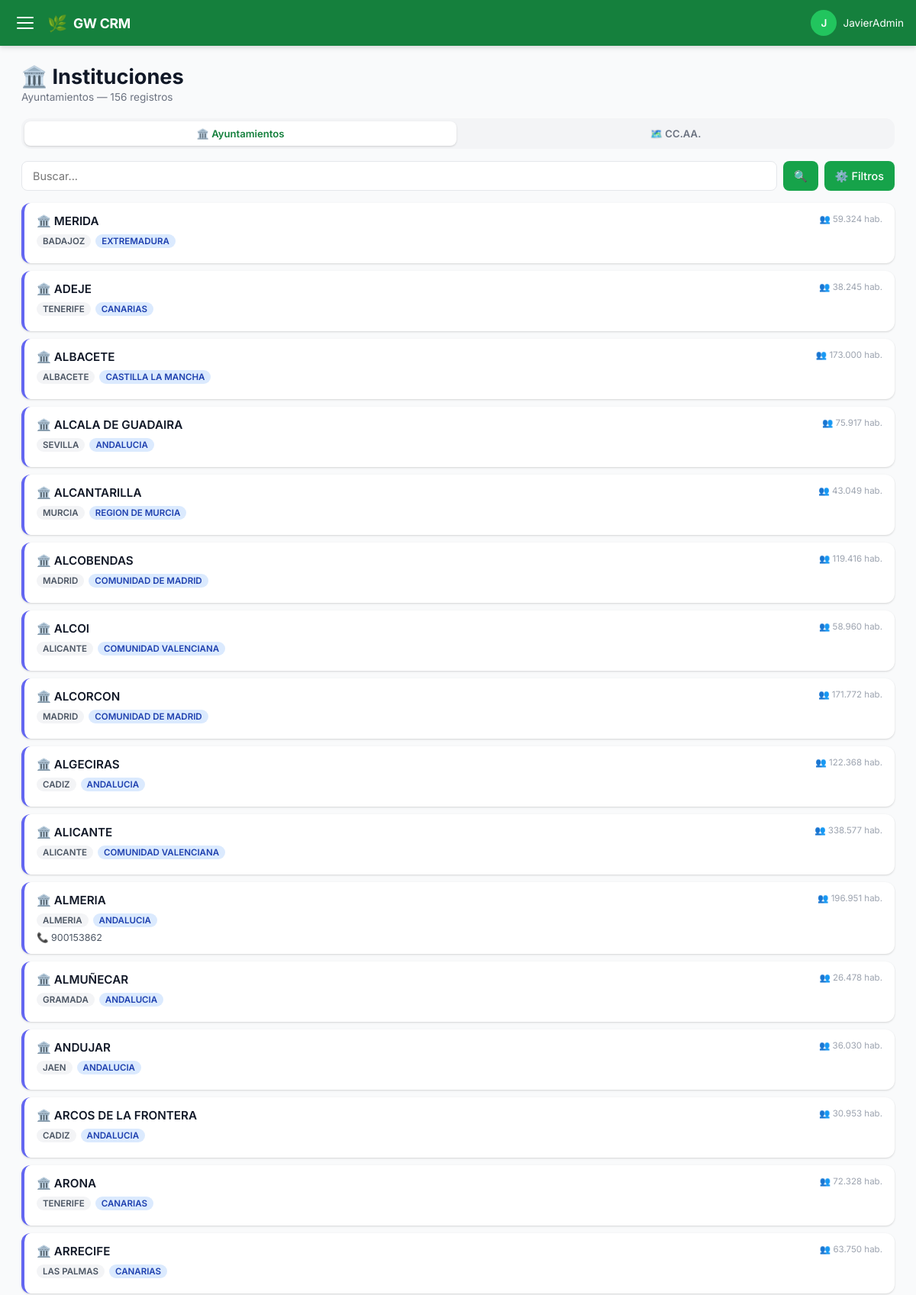
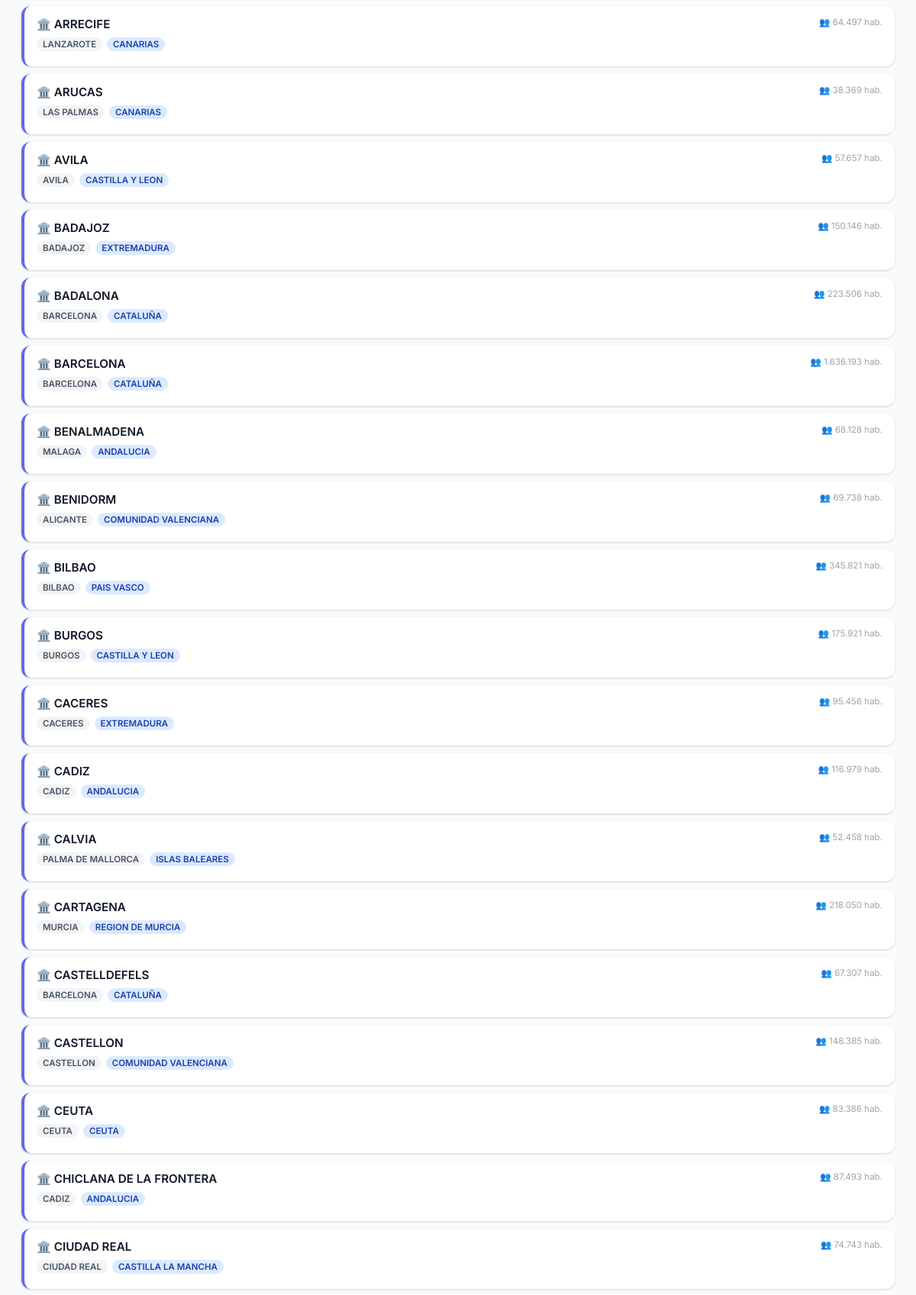
Page /crm/pages/instituciones.php (signed in, upper part) on the committed database (2 pictures, top to bottom).
### tables this page shows
CREATE TABLE `m_ayuntamientos` (
  `IDAYUNTAMIENTO` int(11) NOT NULL,
  `REFERENCIA` varchar(100) DEFAULT NULL,
  `N_AYUNTAMIENTO` varchar(100) DEFAULT NULL,
  `CCAA` varchar(100) DEFAULT NULL,
  `ALCALDE` varchar(100) DEFAULT NULL,
  `P_CONTACTO` varchar(10) DEFAULT NULL,
  `CARGO` varchar(100) DEFAULT NULL,
  `TLF_FIJO` varchar(20) DEFAULT NULL,
  `TLF_MOVIL` varchar(20) DEFAULT NULL,
  `DOMICILIO` varchar(200) DEFAULT NULL,
  `COD_POSTAL` varchar(20) DEFAULT NULL,
  `POBLACION` varchar(50) DEFAULT NULL,
  `PROVINCIA` varchar(500) DEFAULT NULL,
  `HABITANTES` varchar(20) DEFAULT NULL,
  `P_AUTO` varchar(100) DEFAULT NULL,
  `EMAIL` varchar(100) DEFAULT NULL,
  `WASAP` varchar(20) DEFAULT NULL,
  `COMENTARIOS` varchar(500) DEFAULT NULL,
  `Activo` bit(1) DEFAULT b'1',
  `FECREACION` timestamp NOT NULL DEFAULT current_timestamp(),
  `FEMODIFICACION` timestamp NOT NULL DEFAULT current_timestamp() ON UPDATE current_timestamp()
);

### crm/pages/instituciones.php (the view, shortened to what this page needs)
<?php
$db = getDB();
$tipo   = $_GET['tipo'] ?? 'ayuntamientos';
$buscar = trim($_GET['buscar'] ?? '');
$limit  = 50;
$offset = 0;
if ($tipo === 'ayuntamientos') {
    $where  = "Activo = 1";
    $stmtCount = $db->prepare("SELECT COUNT(*) FROM m_ayuntamientos WHERE {$where}");
    $stmtCount->execute();
    $total = (int)$stmtCount->fetchColumn();
    $stmt = $db->prepare("SELECT * FROM m_ayuntamientos WHERE {$where} ORDER BY N_AYUNTAMIENTO LIMIT {$limit} OFFSET {$offset}");
    $stmt->execute();
    $rows = $stmt->fetchAll();
}
include __DIR__ . '/../includes/header.php';
?>
<div class="page-header">
    <h1 class="page-title">
        <?= $tipo === 'ayuntamientos' ? '🏛️' : '🗺️' ?>
        Instituciones
    </h1>
    <p class="page-subtitle"><?= $tipo === 'ayuntamientos' ? 'Ayuntamientos' : 'Comunidades Autónomas' ?> — <?= $total ?> registros</p>
</div>
<div class="tabs">
    <button class="tab-btn <?= $tipo === 'ayuntamientos' ? 'active' : '' ?>"
        onclick="location.href='instituciones.php?tipo=ayuntamientos'">🏛️ Ayuntamientos</button>
    <button class="tab-btn <?= $tipo === 'ccaa' ? 'active' : '' ?>"
        onclick="location.href='instituciones.php?tipo=ccaa'">🗺️ CC.AA.</button>
</div>
<form method="GET" action="instituciones.php" id="searchForm">
    <div class="search-bar">
        <input type="text" name="buscar" id="searchInput"
            class="search-input"
            placeholder="Buscar..."
            value="<?= htmlspecialchars($buscar) ?>">
        <?php if ($tipo === 'ayuntamientos'): ?>
        <button type="submit" class="search-btn">🔍</button>
        <button type="button" class="filter-btn" data-toggle-filter>⚙️ Filtros</button>
        <?php endif; ?>
    </div>
</form>
<?php if (empty($rows)): ?>
    <div class="card"><div class="empty-state"><div class="empty-icon">🔍</div><p>No se encontraron resultados.</p></div></div>
<?php elseif ($tipo === 'ayuntamientos'): ?>
<div class="exp-list" id="expList" style="display:grid;grid-template-columns:1fr;gap:10px;">
    <?php foreach ($rows as $a):
        $id     = (int)$a['IDAYUNTAMIENTO'];
        $nombre = htmlspecialchars($a['N_AYUNTAMIENTO'] ?? '');
        $ccaa   = htmlspecialchars($a['CCAA'] ?? '');
        $prov   = htmlspecialchars($a['PROVINCIA'] ?? '');
        $hab    = htmlspecialchars(trim($a['HABITANTES'] ?? ''));
        $tlf    = htmlspecialchars($a['TLF_FIJO'] ?? '');
    ?>
        <div class="exp-card" data-id="ay-<?= $id ?>" style="border-left-color:#6366f1">
            <div class="exp-card-header">
                <span class="exp-name">🏛️ <?= $nombre ?></span>
                <?php if ($hab): ?><span class="exp-date">👥 <?= $hab ?> hab.</span><?php endif; ?>
            </div>
            <div class="exp-card-meta">
                <?php if ($prov): ?><span class="badge badge-gray"><?= $prov ?></span><?php endif; ?>
                <?php if ($ccaa): ?><span class="badge badge-blue"><?= $ccaa ?></span><?php endif; ?>
            </div>
            <div class="exp-contact">
                <?php if ($tlf): ?><span>📞 <?= $tlf ?></span><?php endif; ?>
            </div>
        </div>
    <?php endforeach; ?>
</div>
<?php endif; ?>
<?php include __DIR__ . '/../includes/footer.php'; ?>

### crm/assets/css/style.css (style rules this page uses)
:root { --green-50: #f0fdf4; --green-100: #dcfce7; --green-200: #bbf7d0; --green-400: #4ade80; --green-500: #22c55e; --green-600: #16a34a; --green-700: #15803d; --green-800: #166534; --green-900: #14532d; --gray-50: #f9fafb; --gray-100: #f3f4f6; --gray-200: #e5e7eb; --gray-300: #d1d5db; --gray-400: #9ca3af; --gray-500: #6b7280; --gray-600: #4b5563; --gray-700: #374151; --gray-800: #1f2937; --gray-900: #111827; --sidebar-width: 280px; --topbar-height: 60px; --radius: 12px; --radius-sm: 8px; --shadow: 0 1px 3px rgba(0,0,0,.10), 0 1px 2px rgba(0,0,0,.06); --shadow-md: 0 4px 6px rgba(0,0,0,.07), 0 2px 4px rgba(0,0,0,.06); --shadow-lg: 0 10px 15px rgba(0,0,0,.10), 0 4px 6px rgba(0,0,0,.05); --transition: 0.25s cubic-bezier(.4,0,.2,1); }
* { box-sizing: border-box; margin: 0; padding: 0; }
html { font-size: 16px; }
body { font-family: 'Inter', system-ui, sans-serif; background: var(--gray-50); color: var(--gray-800); min-height: 100vh; -webkit-font-smoothing: antialiased; }
.page-header { margin-bottom: 20px; }
.page-title { font-size: 1.4rem; font-weight: 700; color: var(--gray-900); display: flex; align-items: center; gap: 8px; }
.page-subtitle { color: var(--gray-500); font-size: 0.85rem; margin-top: 2px; }
.exp-list { display: flex; flex-direction: column; gap: 10px; }
.exp-card { background: #fff; border-radius: var(--radius); box-shadow: var(--shadow); padding: 14px 16px; display: flex; flex-direction: column; gap: 6px; border-left: 4px solid var(--green-400); transition: box-shadow var(--transition), transform var(--transition); cursor: pointer; }
.exp-card-header { display: flex; justify-content: space-between; align-items: flex-start; }
.exp-name { font-weight: 600; font-size: 0.95rem; color: var(--gray-900); }
.exp-date { font-size: 0.72rem; color: var(--gray-400); white-space: nowrap; }
.exp-card-meta { display: flex; flex-wrap: wrap; gap: 6px; margin-top: 2px; }
.badge { display: inline-flex; align-items: center; padding: 2px 8px; border-radius: 99px; font-size: 0.72rem; font-weight: 600; white-space: nowrap; }
.badge-blue { background: #dbeafe; color: #1e40af; }
.badge-gray { background: var(--gray-100); color: var(--gray-600); }
.exp-contact { display: flex; flex-wrap: wrap; gap: 10px; font-size: 0.78rem; color: var(--gray-600); }
.exp-contact span { display: flex; align-items: center; gap: 4px; }
.search-bar { display: flex; gap: 8px; margin-bottom: 16px; }
.search-input { flex: 1; padding: 10px 14px; border: 1.5px solid var(--gray-200); border-radius: var(--radius-sm); font-size: 0.9rem; font-family: inherit; outline: none; background: #fff; transition: border-color var(--transition); }
.filter-btn { padding: 10px 14px; background: var(--green-600); color: #fff; border: none; border-radius: var(--radius-sm); cursor: pointer; font-size: 0.9rem; display: flex; align-items: center; gap: 6px; font-family: inherit; font-weight: 500; transition: background var(--transition); white-space: nowrap; }
.search-btn { padding: 10px 14px; background: var(--green-600); color: #fff; border: none; border-radius: var(--radius-sm); cursor: pointer; font-size: 0.9rem; font-family: inherit; font-weight: 500; transition: background var(--transition); white-space: nowrap; }
.tabs { display: flex; gap: 4px; background: var(--gray-100); padding: 4px; border-radius: var(--radius); margin-bottom: 16px; }
.tab-btn { flex: 1; padding: 8px 12px; background: none; border: none; border-radius: 8px; font-size: 0.82rem; font-weight: 600; cursor: pointer; font-family: inherit; color: var(--gray-500); transition: background var(--transition), color var(--transition); }
.tab-btn.active { background: #fff; color: var(--green-700); box-shadow: var(--shadow); }
@media (min-width: 768px) { .page-title { font-size: 1.7rem; } }

### rows in the picture
m_ayuntamientos: N_AYUNTAMIENTO "MERIDA", HABITANTES "59.324", PROVINCIA "BADAJOZ", CCAA "EXTREMADURA"
m_ayuntamientos: N_AYUNTAMIENTO "ADEJE", HABITANTES "38.245", PROVINCIA "TENERIFE", CCAA "CANARIAS"
m_ayuntamientos: N_AYUNTAMIENTO "ALBACETE", HABITANTES "173.000", PROVINCIA "ALBACETE", CCAA "CASTILLA LA MANCHA"
m_ayuntamientos: N_AYUNTAMIENTO "ALCALA DE GUADAIRA", HABITANTES "75.917", PROVINCIA "SEVILLA", CCAA "ANDALUCIA"
m_ayuntamientos: N_AYUNTAMIENTO "ALCANTARILLA", HABITANTES "43.049", PROVINCIA "MURCIA", CCAA "REGION DE MURCIA"
m_ayuntamientos: N_AYUNTAMIENTO "ALCOBENDAS", HABITANTES "119.416", PROVINCIA "MADRID", CCAA "COMUNIDAD DE MADRID"
m_ayuntamientos: N_AYUNTAMIENTO "ALCOI", HABITANTES "58.960", PROVINCIA "ALICANTE", CCAA "COMUNIDAD VALENCIANA"
m_ayuntamientos: N_AYUNTAMIENTO "ALCORCON", HABITANTES "171.772", PROVINCIA "MADRID", CCAA "COMUNIDAD DE MADRID"
m_ayuntamientos: N_AYUNTAMIENTO "ALGECIRAS", HABITANTES "122.368", PROVINCIA "CADIZ", CCAA "ANDALUCIA"
m_ayuntamientos: N_AYUNTAMIENTO "ALICANTE", HABITANTES "338.577", PROVINCIA "ALICANTE", CCAA "COMUNIDAD VALENCIANA"
m_ayuntamientos: N_AYUNTAMIENTO "ALMERIA", HABITANTES "196.951", PROVINCIA "ALMERIA", CCAA "ANDALUCIA", TLF_FIJO "900153862"
m_ayuntamientos: N_AYUNTAMIENTO "ALMUÑECAR", HABITANTES "26.478", PROVINCIA "GRAMADA", CCAA "ANDALUCIA"
m_ayuntamientos: N_AYUNTAMIENTO "ANDUJAR", HABITANTES "36.030", PROVINCIA "JAEN", CCAA "ANDALUCIA"
m_ayuntamientos: N_AYUNTAMIENTO "ARCOS DE LA FRONTERA", HABITANTES "30.953", PROVINCIA "CADIZ", CCAA "ANDALUCIA"
m_ayuntamientos: N_AYUNTAMIENTO "ARONA", HABITANTES "72.328", PROVINCIA "TENERIFE", CCAA "CANARIAS"
m_ayuntamientos: N_AYUNTAMIENTO "ARRECIFE", HABITANTES "63.750", PROVINCIA "LAS PALMAS", CCAA "CANARIAS"
m_ayuntamientos: N_AYUNTAMIENTO "ARRECIFE", HABITANTES "64.497", PROVINCIA "LANZAROTE", CCAA "CANARIAS"
m_ayuntamientos: N_AYUNTAMIENTO "ARUCAS", HABITANTES "38.369", PROVINCIA "LAS PALMAS", CCAA "CANARIAS"
m_ayuntamientos: N_AYUNTAMIENTO "AVILA", HABITANTES "57.657", PROVINCIA "AVILA", CCAA "CASTILLA Y LEON"
m_ayuntamientos: N_AYUNTAMIENTO "BADAJOZ", HABITANTES "150.146", PROVINCIA "BADAJOZ", CCAA "EXTREMADURA"
m_ayuntamientos: N_AYUNTAMIENTO "BADALONA", HABITANTES "223.506", PROVINCIA "BARCELONA", CCAA "CATALUÑA"
m_ayuntamientos: N_AYUNTAMIENTO "BARCELONA", HABITANTES "1.636.193", PROVINCIA "BARCELONA", CCAA "CATALUÑA"
m_ayuntamientos: N_AYUNTAMIENTO "BENALMADENA", HABITANTES "68.128", PROVINCIA "MALAGA", CCAA "ANDALUCIA"
m_ayuntamientos: N_AYUNTAMIENTO "BENIDORM", HABITANTES "69.738", PROVINCIA "ALICANTE", CCAA "COMUNIDAD VALENCIANA"
m_ayuntamientos: N_AYUNTAMIENTO "BILBAO", HABITANTES "345.821", PROVINCIA "BILBAO", CCAA "PAIS VASCO"
m_ayuntamientos: N_AYUNTAMIENTO "BURGOS", HABITANTES "175.921", PROVINCIA "BURGOS", CCAA "CASTILLA Y LEON"
m_ayuntamientos: N_AYUNTAMIENTO "CACERES", HABITANTES "95.456", PROVINCIA "CACERES", CCAA "EXTREMADURA"
m_ayuntamientos: N_AYUNTAMIENTO "CADIZ", HABITANTES "116.979", PROVINCIA "CADIZ", CCAA "ANDALUCIA"
m_ayuntamientos: N_AYUNTAMIENTO "CALVIA", HABITANTES "52.458", PROVINCIA "PALMA DE MALLORCA", CCAA "ISLAS BALEARES"
m_ayuntamientos: N_AYUNTAMIENTO "CARTAGENA", HABITANTES "218.050", PROVINCIA "MURCIA", CCAA "REGION DE MURCIA"
m_ayuntamientos: N_AYUNTAMIENTO "CASTELLDEFELS", HABITANTES "67.307", PROVINCIA "BARCELONA", CCAA "CATALUÑA"
m_ayuntamientos: N_AYUNTAMIENTO "CASTELLON", HABITANTES "148.385", PROVINCIA "CASTELLON", CCAA "COMUNIDAD VALENCIANA"
m_ayuntamientos: N_AYUNTAMIENTO "CEUTA", HABITANTES "83.386", PROVINCIA "CEUTA", CCAA "CEUTA"
m_ayuntamientos: N_AYUNTAMIENTO "CHICLANA DE LA FRONTERA", HABITANTES "87.493", PROVINCIA "CADIZ", CCAA "ANDALUCIA"
m_ayuntamientos: N_AYUNTAMIENTO "CIUDAD REAL", HABITANTES "74.743", PROVINCIA "CIUDAD REAL", CCAA "CASTILLA LA MANCHA"

### other values in the picture
substr($_SESSION['nombre'] ?? 'U', 0, 1) "J"
explode(' ', $_SESSION['nombre'] ?? 'Usuario')[0] "JavierAdmin"
$total "156"
